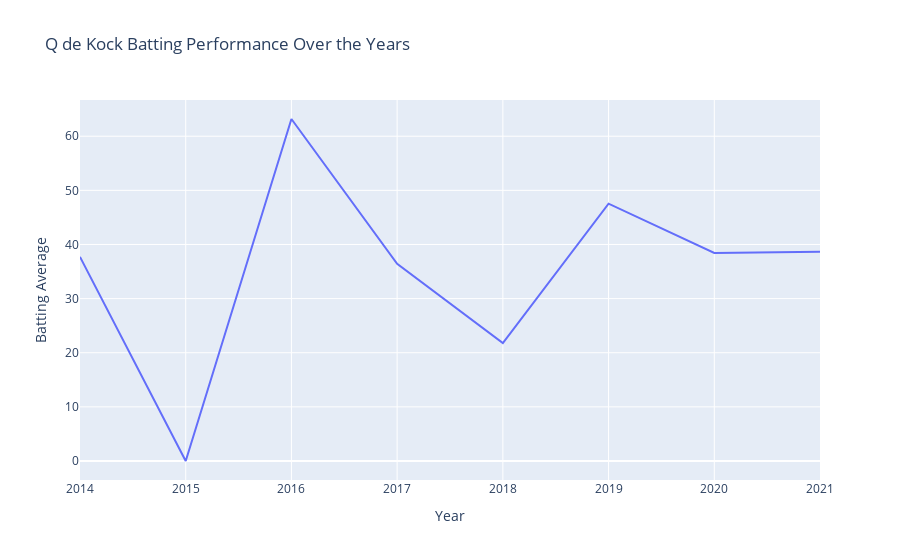

The notebook cell this image was saved under:
### Code cell
# Calculate batting average, total runs, matches played, and highest score per player per year
df_avg = df_batting.groupby(['Player', df_batting['Start Date'].dt.year])\
    .apply(lambda group: pd.Series({
        'Batting Average': group['RunsDescending'].sum() / (1 - group['Not Out']).sum() if (1 - group['Not Out']).sum() > 0 else 0,
        'Total Runs': group['RunsDescending'].sum(),
        'Matches Played': group['NumericMatchID'].nunique(),
        'Highest Score': group['RunsDescending'].max()
    }))\
    .reset_index()

# Prompt user to enter a player
player_name = input("Enter player name: ")

# Filter DataFrame for the specified player
df_player = df_avg[df_avg['Player'] == player_name]

# Plot the batting average vs. years using Plotly Express
fig = px.line(df_player, x='Start Date', y='Batting Average', 
              hover_data={'Total Runs': True, 'Matches Played': True, 'Highest Score': True}, 
              title=f'{player_name} Batting Performance Over the Years',
              labels={'Batting Average': 'Batting Average', 'Start Date': 'Year'})
fig.show()

### Figure 1 — Plotly figure (JSON) as saved in the notebook; plotly's stock layout.template omitted (floating-point values rounded to 4 significant figures)
{"data": [{"customdata": [[264, 5, 81], [0, 1, 0], [695, 8, 129], [619, 12, 101], [392, 10, 83], [713, 8, 129], [269, 4, 76], [348, 6, 141]], "hovertemplate": "Year=%{x}<br>Batting Average=%{y}<br>Total Runs=%{customdata[0]}<br>Matches Played=%{customdata[1]}<br>Highest Score=%{customdata[2]}<extra></extra>", "legendgroup": "", "line": {"color": "#636efa", "dash": "solid"}, "marker": {"symbol": "circle"}, "mode": "lines", "name": "", "orientation": "v", "showlegend": false, "type": "scatter", "x": [2014, 2015, 2016, 2017, 2018, 2019, 2020, 2021], "xaxis": "x", "y": [37.71, 0, 63.18, 36.41, 21.78, 47.53, 38.43, 38.67], "yaxis": "y"}], "layout": {"legend": {"tracegroupgap": 0}, "title": {"text": "Q de Kock Batting Performance Over the Years"}, "xaxis": {"anchor": "y", "domain": [0, 1], "title": {"text": "Year"}}, "yaxis": {"anchor": "x", "domain": [0, 1], "title": {"text": "Batting Average"}}}}
